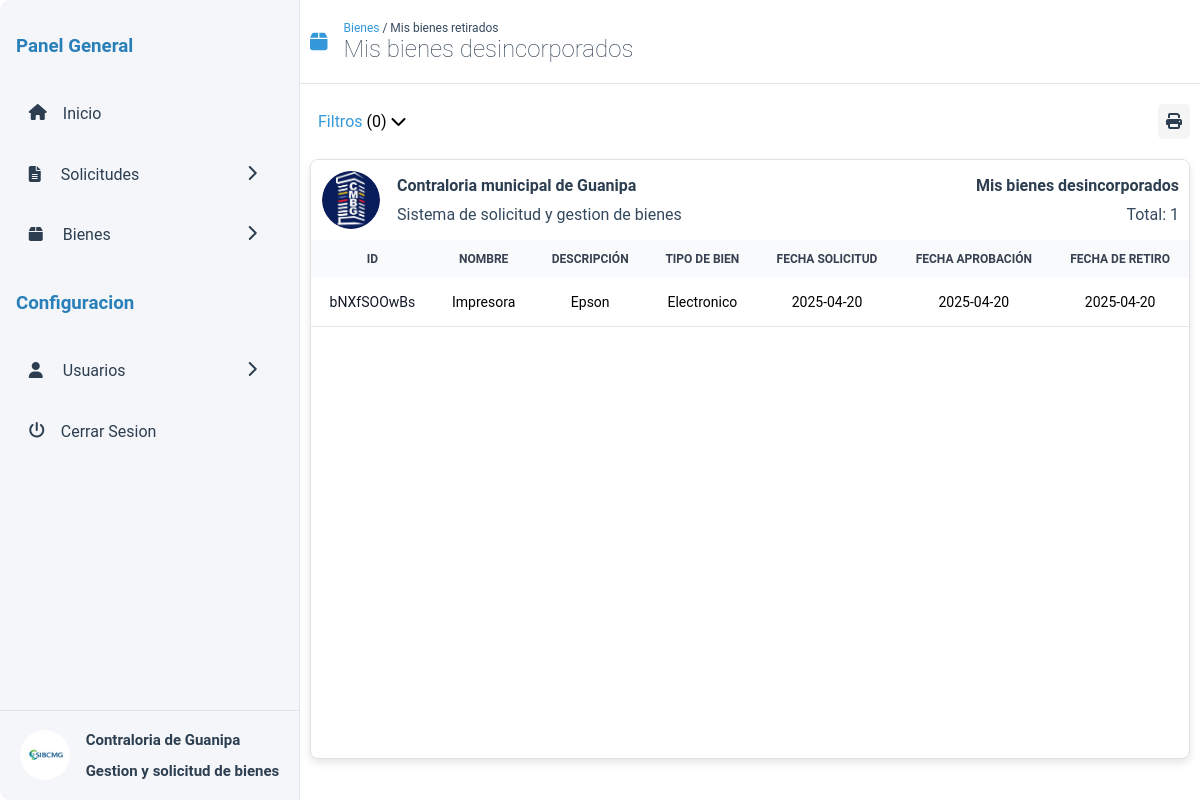
The page /bienes-desincorporados.php (signed in) on the database its author committed.
### tables this page shows
CREATE TABLE `bienes` (
  `id` varchar(36) NOT NULL,
  `name` varchar(100) NOT NULL,
  `type` varchar(100) NOT NULL,
  `description` varchar(100) NOT NULL,
  `withdrawalDate` date NOT NULL,
  `approvalDate` date NOT NULL DEFAULT current_timestamp(),
  `requestDate` date NOT NULL,
  `responsible` int(11) NOT NULL,
  `comments` varchar(100) NOT NULL
);

### src/bienes-desincorporados.php (the view, shortened to what this page needs)
<!DOCTYPE html>
<html lang="en">
<head>
  <link rel="stylesheet" href="css/lista-bienes.css">
  <link href="assets/fontawesome-free-6.7.2-web/css/all.css" rel="stylesheet" />
</head>
<body>
  <div class="container">
    <?php include 'assets/include/menu.php'?>
    <header class="main__header">
      <i class="fas fa-box"></i>
        <div class="main__header-title">
          <span class="main__header-currentDir"><a href="#menu-estate" class="main__header-currentDir--pre">Bienes</a > / Mis bienes retirados</span>
          <h2>Mis bienes desincorporados</h2>
        </div>
    </header>
    <main class="main">
        <?php include 'assets/include/filters.php' ?>
        <section class="myEstates">
        <div class="myEstates__header">
            <div class="myEstates__header-title">
              <img src="assets/logo-contraloria.jpg" class="myEstates__header-logo" alt="">
              <div class="myEstates__header-data">
                <b>Contraloria municipal de Guanipa</b>
                <span>Sistema de solicitud y gestion de bienes</span>
              </div>
            </div>
            <div class="myEstates__header-info">
              <h4>Mis bienes desincorporados</h4>
              <span class="myEstates__header-total">Total: <?php
              $query = $conn->query("SELECT COUNT(*) as total FROM bienes WHERE withdrawalDate != '0000-00-00' AND responsible =".$_SESSION['user_id']);
              $row = $query->fetch(PDO::FETCH_ASSOC);
              echo $row['total'];
              ?></span>
            </div>
          </div>
          <table id="goodsTable">
            <thead>
              <tr>
                <th>ID</th>
                <th>Nombre</th>
                <th>Descripción</th>
                <th>Tipo de Bien</th>
                <th>Fecha Solicitud</th>
                <th>Fecha Aprobación</th>
                <th>Fecha de retiro</th>
              </tr>
            </thead>
            <tbody>
              <?php
              foreach ($conn->query('SELECT * from bienes WHERE withdrawalDate != "0000-00-00" AND responsible ='.$_SESSION["user_id"]) as $row):
              ?>
              <tr class="table-dates estate__item">
                <td class="estates-id"><?php echo htmlspecialchars($row['id']); ?></td>
                <td class="estates-name"><?php echo htmlspecialchars($row['name']); ?></td>
                <td class="estates-description"><?php echo htmlspecialchars($row['description']); ?></td>
                <td class="estates-type"><?php echo htmlspecialchars($row['type']); ?></td>
                <td class="estates-request"><?php echo htmlspecialchars($row['requestDate']); ?></td>
                <td><?php echo htmlspecialchars($row['approvalDate']); ?></td>
                <td><?php echo htmlspecialchars($row['withdrawalDate']); ?></td>
              </tr>
              <?php
              endforeach;?>
            </tbody>
          </table>
        </section>
      </main>
  </div>
</body>
</html>

### src/css/lista-bienes.css (style rules this page uses)
:root { --primary-color: #2d3436; --secondary-color: #b2bec3; --tertiary-color: #F9F7F7; --menu-color: #f5f6fa; --menu-color-secondary: #2d3436; }
* { box-sizing: border-box; text-decoration: none; }
body { margin: 0; padding: 0; display: flex; justify-content: center; background: white; align-items: center; height: 100vh; font-family: 'Roboto', sans-serif; font-size: 16px; }
.container { width: 100%; height: 100vh; background-color: white; display: grid; grid-template-areas: "menu header" "menu main" ; grid-template-columns: 300px 1fr; }
.main { grid-area: main; margin: 0 10px; }
.main__header { display: flex; align-items: center; gap: 1em; border-bottom: #dfe6e9 1px solid; grid-area: header; padding: 0 10px; }
.main__header-title { display: flex; flex-direction: column; }
.main__header-currentDir { font-size: 12px; color: #34495e; }
.main__header-currentDir--pre { color: #3498db; cursor: pointer; user-select: none; }
.main__header i { color: #3498db; font-size: 20px; border: 1px solid ccc; }
.main__header h2 { color: #2c3e50; font-weight: lighter; padding: 0; margin: 0; }
.myEstates { height: 600px; border-radius: 8px; background: white; width: 100%; position: relative; box-shadow: 0 4px 8px rgba(0, 0, 0, 0.1); border: 1px solid #dee2e6; overflow-y: scroll; user-select: none; }
.myEstates__header { padding: 10px; border-radius: 5px 5px 0 0; width: 100%; align-items: center; display: flex; background: white; justify-content: space-between; z-index: 100; }
.myEstates__header-title { display: flex; width: 50%; gap: 1em; align-items: center; }
.myEstates__header-data { display: flex; flex-direction: column; gap: 10px; color: #34495e; }
.myEstates__header-title b { color: #2c3e50; }
.myEstates__header-logo { width: 60px; border-radius: 50%; border: 1px solid white; }
.myEstates__header-info { display: flex; flex-direction: column; gap: 10px; align-items: end; color: #34495e; }
.myEstates__header-info h4 { color: #2c3e50; margin: 0; padding: 0; }
table { border-collapse: collapse; cursor: pointer; width: 100%; font-size: 14px; }
thead { background: #F9FAFB; font-size: 12px; color: #374151; text-transform: uppercase; }
th, td { text-align: center; max-width: 200px; overflow: hidden; }
td { padding: 1rem; }
th { color: #374151; padding: 12px 1rem; background: #F9FAFB; position: sticky; }
tr.table-dates { border-bottom: 1px solid #e5e7eb; }
td:first-child { color: #111827; }

### src/assets/include/menu.php (style rules this page uses)
:root { --menu-color: #f5f6fa; --menu-color-secondary: #2c3e50; }
* { box-sizing: border-box; }

### rows shown on the page
bienes: id "bNXfSOOwBs", name "Impresora", description "Epson", type "Electronico", requestDate "2025-04-20", approvalDate "2025-04-20", withdrawalDate "2025-04-20"

### other values the page prints
$row['total'] "1"
